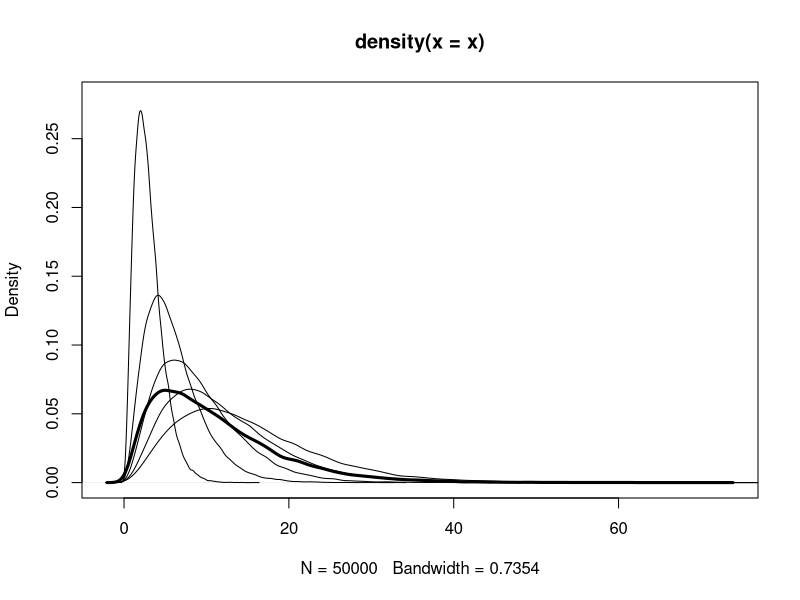

Here is the R script that generated this plot:
## mixture of Gamma and a discrete distribution
# choose one of five Gamma distributions following a specified distribution
mixture_unif_gammas <- function(n) {
  prob = (1:5)/15
  # desired distribution
  x = sample(1:5, n, replace = TRUE, prob = prob)
  return(rgamma(n,3,1/x))
}

n = 50000
x = mixture_unif_gammas(n)
plot(density(x),lwd = 3, ylim = c(0,.28))
for(i in 1:5) {
  lines(density(rgamma(n, 3, 1/i)))
}
# true mean is 11
mean(x)